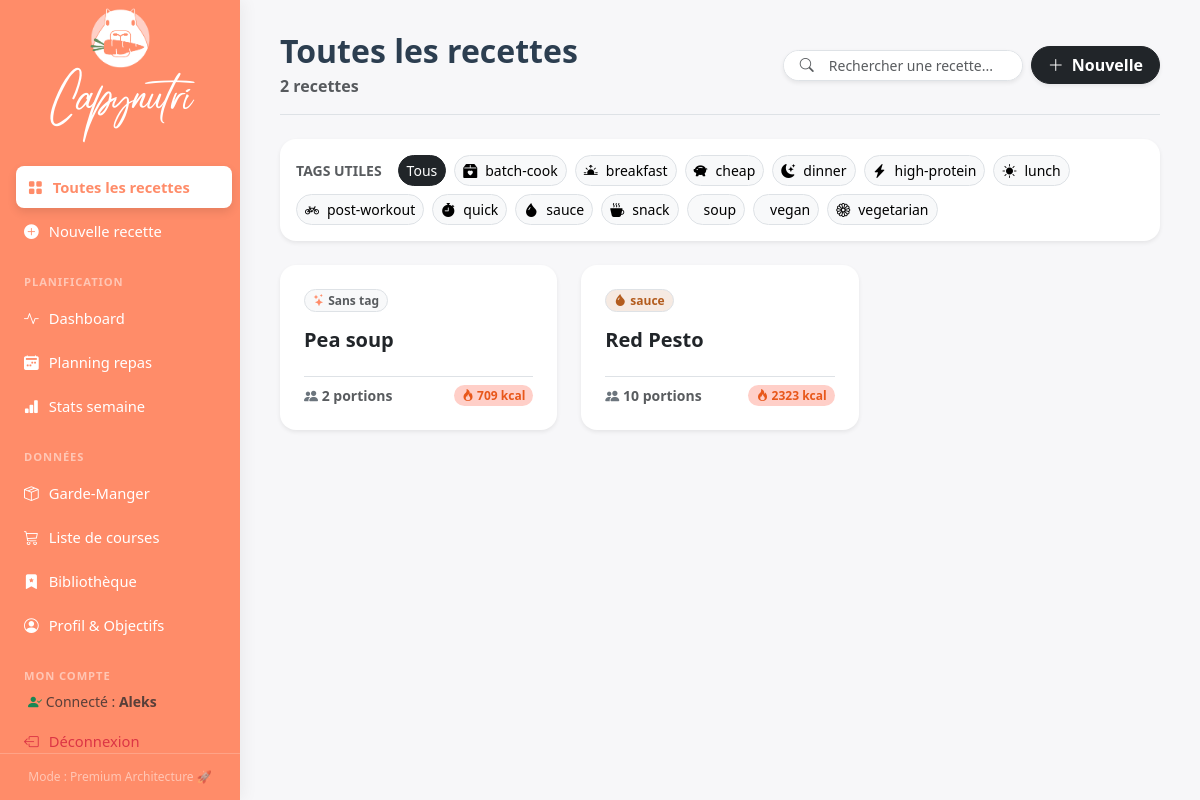
The page / (signed in) on the database its author committed.
### tables this page shows
CREATE TABLE users (
                id INTEGER PRIMARY KEY AUTOINCREMENT,
                username TEXT UNIQUE NOT NULL,
                password_hash TEXT NOT NULL,
                created_at TIMESTAMP DEFAULT CURRENT_TIMESTAMP
            );

CREATE TABLE tags (
                id    INTEGER PRIMARY KEY AUTOINCREMENT,
                name  TEXT NOT NULL UNIQUE,
                color TEXT DEFAULT '#888888',
                icon  TEXT DEFAULT 'bi-tag'
            );

CREATE TABLE recipes (
                id           INTEGER PRIMARY KEY AUTOINCREMENT,
                name         TEXT NOT NULL,
                category_id  INTEGER REFERENCES categories(id) ON DELETE SET NULL,
                servings     REAL NOT NULL DEFAULT 1,
                instructions TEXT,
                created_at   TIMESTAMP DEFAULT CURRENT_TIMESTAMP
            );

### routes/recipes.py (the view)
@recipes_bp.route("/")
@login_required
def index():
    search = request.args.get("search", "")
    active_tag = request.args.get("tag", "")
    recipes = crud.list_recipes(
        search=search or None,
        tag=active_tag or None,
    )
    return render_template(
        "index.html",
        recipes=recipes,
        search=search,
        all_tags=crud.list_tags(),
        active_tag=active_tag,
    )

### app.py (called while the page is built)
@login_manager.user_loader
def load_user(user_id):
    return crud.get_user_by_id(int(user_id))

@app.before_request
def require_login():
    if request.endpoint in PUBLIC_ENDPOINTS or current_user.is_authenticated:
        return None
    if request.endpoint:
        return redirect(url_for('auth.login'))
    return None

### crud.py (called while the page is built)
def get_user_by_id(user_id: int) -> Optional[User]:
    with get_connection() as conn:
        row = conn.execute("SELECT * FROM users WHERE id = ?", (user_id,)).fetchone()
        return User(id=row["id"], username=row["username"], password_hash=row["password_hash"]) if row else None

def list_tags() -> list[dict]:
    with get_connection() as conn:
        return [dict(row) for row in conn.execute("SELECT id, name, color, icon FROM tags ORDER BY name")]

### db.py (called while the page is built)
def get_connection() -> sqlite3.Connection:
    conn = sqlite3.connect(DB_PATH)
    conn.row_factory = sqlite3.Row
    conn.execute("PRAGMA foreign_keys = ON")
    return conn

### templates/index.html (shortened to what this page needs)
{% extends "base.html" %}
{% block content %}
<div class="d-flex flex-column flex-md-row justify-content-between align-items-md-center mb-4 pb-3 border-bottom gap-3 recipe-list-header">
  <div>
    <h2 class="mb-1 fw-bold" style="color: #2c3e50;">
      {% if active_tag %}Recettes : {{ active_tag }}
      {% elif search %}Resultats pour "{{ search }}"
      {% else %}Toutes les recettes{% endif %}
    </h2>
    <span class="text-muted fw-bold">{{ recipes|length }} recette{{ 's' if recipes|length != 1 }}</span>
  </div>
    <div class="d-flex flex-wrap gap-2 align-items-center">
    <form method="get" action="{{ url_for('recipes.index') }}" class="d-flex gap-2 align-items-center m-0">
      <div class="input-group input-group-sm shadow-sm rounded-pill overflow-hidden border bg-white" style="width: 240px;">
        <span class="input-group-text bg-white border-0 text-muted ps-3"><i class="bi bi-search"></i></span>
        <input class="form-control border-0 bg-white shadow-none" name="search" placeholder="Rechercher une recette..." value="{{ search }}">
      </div>
    </form>
    <a href="{{ url_for('recipes.new_recipe') }}" class="btn btn-dark rounded-pill shadow-sm fw-bold px-3 d-flex align-items-center gap-2">
      <i class="bi bi-plus-lg"></i> <span class="d-none d-sm-inline">Nouvelle</span>
    </a>
  </div>
</div>
{% if all_tags %}
<div class="card border-0 shadow-sm rounded-4 mb-4 bg-white">
  <div class="card-body p-3">
    <div class="d-flex flex-wrap align-items-center gap-2 recipe-tag-strip">
      <span class="small fw-bold text-muted text-uppercase me-2">Tags utiles</span>
      <a href="{{ url_for('recipes.index', search=search) }}" class="btn btn-sm rounded-pill {{ 'btn-dark' if not active_tag else 'btn-light border' }}">
        Tous
      </a>
      {% for tag in all_tags %}
      <a href="{{ url_for('recipes.index', tag=tag.name, search=search) }}"
         class="btn btn-sm rounded-pill d-inline-flex align-items-center gap-2 {{ 'text-white' if active_tag == tag.name else 'btn-light border' }}"
         style="{{ 'background-color: ' ~ (tag.color or '#6c757d') ~ '; border-color: ' ~ (tag.color or '#6c757d') ~ ';' if active_tag == tag.name else '' }}">
        <i class="bi {{ tag.icon or 'bi-tag-fill' }}"></i> {{ tag.name }}
      </a>
      {% endfor %}
    </div>
  </div>
</div>
{% endif %}
{% if recipes %}
<div class="row g-4 mb-5">
  {% for r in recipes %}
  <div class="col-md-6 col-lg-4">
    <a href="{{ url_for('recipes.view_recipe', recipe_id=r.id) }}" class="text-decoration-none">
      <div class="card h-100 border-0 shadow-sm rounded-4 recipe-card bg-white">
        <div class="card-body p-4 d-flex flex-column">
          <div class="mb-3 d-flex flex-wrap gap-2">
            {% if r.tags %}
              {% for tag_name in r.tags[:3] %}
                {% set tag_meta = (all_tags | selectattr('name', 'equalto', tag_name) | list | first) %}
                <span class="badge border px-2 py-1 rounded-pill fw-bold d-inline-flex align-items-center gap-1"
                      style="background-color: {{ (tag_meta.color if tag_meta else '#f8f9fa') ~ '20' if tag_meta else '#f8f9fa' }}; color: {{ tag_meta.color if tag_meta else '#495057' }};">
                  <i class="bi {{ tag_meta.icon if tag_meta and tag_meta.icon else 'bi-tag-fill' }}"></i> {{ tag_name }}
                </span>
              {% endfor %}
            {% else %}
              <span class="badge border text-muted px-2 py-1 rounded-pill fw-bold" style="background-color: #f8f9fa;">
                <i class="bi bi-stars" style="color: var(--accent);"></i> Sans tag
              </span>
            {% endif %}
          </div>
          <h5 class="card-title fw-bold text-dark mb-4">{{ r.name }}</h5>
          <div class="d-flex justify-content-between align-items-end mt-auto pt-2 border-top">
            <span class="text-muted small fw-bold">
              <i class="bi bi-people-fill text-secondary"></i>
              {{ r.servings|int if r.servings == r.servings|int else r.servings }} portion{{ 's' if r.servings != 1 }}
            </span>
            {% if r.total_kcal %}
            <span class="badge rounded-pill px-2 py-1 fw-bold" style="background-color: var(--accent-soft); color: var(--accent-dark);">
              <i class="bi bi-fire"></i> {{ r.total_kcal|int }} kcal
            </span>
            {% endif %}
          </div>
        </div>
      </div>
    </a>
  </div>
  {% endfor %}
</div>
{% endif %}
{% endblock %}

### templates/base.html (shortened to what this page needs)
<!DOCTYPE html>
<html lang="fr">
<head>
  <link href="https://cdn.jsdelivr.net/npm/bootstrap@5.3.3/dist/css/bootstrap.min.css" rel="stylesheet">
  <link href="https://cdn.jsdelivr.net/npm/bootstrap-icons@1.11.3/font/bootstrap-icons.css" rel="stylesheet">
  <link rel="stylesheet" href="{{ url_for('static', filename='css/dashboard.css') }}">
</head>
<body>
{% macro nav_link(endpoint, icon, text) %}
  <a href="{{ url_for(endpoint) }}" class="{{ 'active' if request.endpoint == endpoint else '' }}">
    <i class="bi {{ icon }}"></i> {{ text }}
  </a>
{% endmacro %}
<aside id="sidebar">
  <div class="brand d-flex flex-column align-items-center mb-4 mt-2">
    <img src="{{ url_for('static', filename='logo.png') }}" alt="Logo Capynutri" style="height: 60px; border-radius: 12px; margin-bottom: 10px;">
    <div style="font-family: 'Radicalis', cursive; color: #ffffff; font-size: 2.2rem; margin-top: -5px;">
      Capynutri
    </div>
  </div>
  <nav>
    <a href="{{ url_for('recipes.index') }}" class="{{ 'active' if request.endpoint == 'recipes.index' and not request.args.get('tag') else '' }}">
      <i class="bi bi-grid-fill"></i> Toutes les recettes
    </a>
    {{ nav_link('recipes.new_recipe', 'bi-plus-circle-fill', 'Nouvelle recette') }}
    <div class="nav-section">Planification</div>
    {{ nav_link('tracking.dashboard', 'bi-activity', 'Dashboard') }}
    {{ nav_link('planning.week_view', 'bi-calendar2-week-fill', 'Planning repas') }}
    {{ nav_link('tracking.week_stats', 'bi-bar-chart-fill', 'Stats semaine') }}
    <div class="nav-section">Données</div>
    {{ nav_link('planning.pantry', 'bi-box-seam', 'Garde-Manger') }}
    {{ nav_link('planning.shopping_list', 'bi-cart3', 'Liste de courses') }}
    <a href="{{ url_for('library.library') }}" class="{{ 'active' if request.endpoint in ['library.library', 'library.library_edit', 'library.library_tags'] else '' }}">
      <i class="bi bi-bookmark-star-fill"></i> Bibliothèque
    </a>
    {{ nav_link('tracking.profile', 'bi-person-circle', 'Profil & Objectifs') }}
    <div class="nav-section">Mon Compte</div>
    {% if current_user.is_authenticated %}
      <div class="px-3 mb-2 small text-muted">
        <i class="bi bi-person-check-fill text-success"></i> Connecté : <strong>{{ current_user.username }}</strong>
      </div>
      <a href="{{ url_for('auth.logout') }}" class="text-danger">
        <i class="bi bi-box-arrow-left"></i> Déconnexion
      </a>
    {% else %}
      {{ nav_link('auth.login', 'bi-box-arrow-in-right', 'Se connecter') }}
    {% endif %}
  </nav>
  <div class="sidebar-footer">Mode : Premium Architecture 🚀</div>
</aside>
<main id="main">
  {% block content %}{% endblock %}
</main>
</body>
</html>

### static/css/dashboard.css (style rules this page uses)
:root { --sidebar-width: 240px; --accent: #FF8C69; --accent-dark: #e8571a; --accent-green: #638F5A; --accent-soft: #FFCFC8; --sidebar-bg: #FF8C69; --sidebar-text: #ffffff; --sidebar-active: #ffffff; }
body { background: #f7f7f9; font-family: 'Segoe UI', system-ui, sans-serif; }
#sidebar { position: fixed; top: 0; left: 0; height: 100vh; width: var(--sidebar-width); background: var(--sidebar-bg); display: flex; flex-direction: column; z-index: 100; transition: transform .25s ease; box-shadow: 4px 0 15px rgba(0,0,0,0.05); }
#sidebar nav { padding: 16px 12px; flex: 1; overflow-y: auto; }
#sidebar nav a { display: flex; align-items: center; gap: 10px; padding: 10px 12px; border-radius: 8px; color: var(--sidebar-text); text-decoration: none; font-size: .92rem; margin-bottom: 2px; transition: background .15s, color .15s, transform .15s; }
#sidebar nav a.active { background: var(--sidebar-active); color: var(--accent); font-weight: 600; box-shadow: 0 4px 10px rgba(0,0,0,0.1); transform: translateX(4px); }
#sidebar nav .nav-section { font-size: .7rem; font-weight: 700; letter-spacing: .08em; text-transform: uppercase; color: rgba(255,255,255,.5); padding: 20px 12px 6px; }
#sidebar .sidebar-footer { padding: 14px 20px; font-size: .75rem; color: rgba(255,255,255,.5); border-top: 1px solid rgba(255,255,255,.2); text-align: center; }
#main { margin-left: var(--sidebar-width); min-height: 100vh; padding: 32px 40px; }
.recipe-card, .plan-card { transition: transform 0.2s ease, box-shadow 0.2s ease; }
.form-control, .form-select { border-radius: 8px; }

### rows shown on the page
users: username "Aleks"
tags: name "batch-cook"
tags: name "breakfast"
tags: name "cheap"
tags: name "dinner"
tags: name "high-protein"
tags: name "lunch"
tags: name "post-workout"
tags: name "quick"
tags: name "sauce"
tags: name "snack"
tags: name "soup"
tags: name "vegan"
tags: name "vegetarian"
recipes: shows "Sans tag", name "Pea soup", servings "2", servings "s", total_kcal "709"
recipes: name "Red Pesto", servings "10", servings "s", total_kcal "2323"

### other values the page prints
{{ text }} "Nouvelle recette Dashboard Planning repas Stats semaine Garde-Manger Liste de courses Profil & Objectifs"
{{ recipes|length }} "2"
{{ 's' if recipes|length != 1 }} "s"
